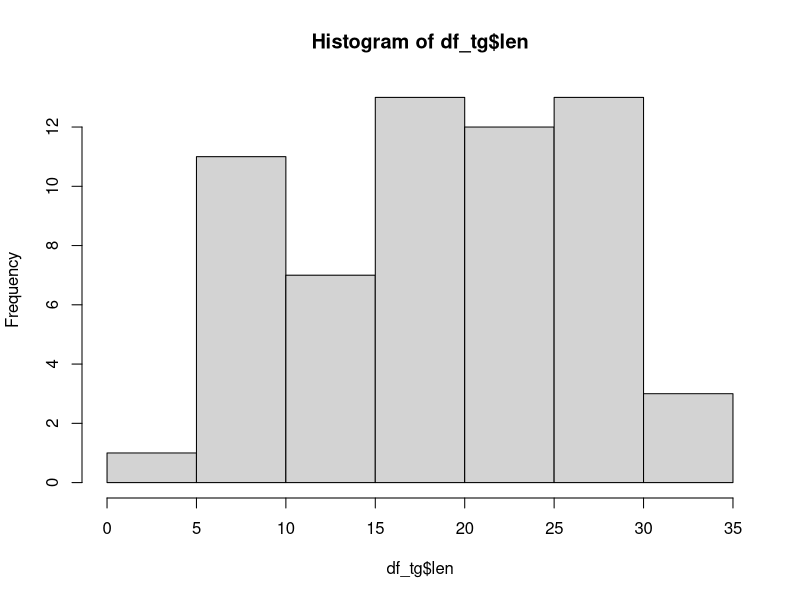
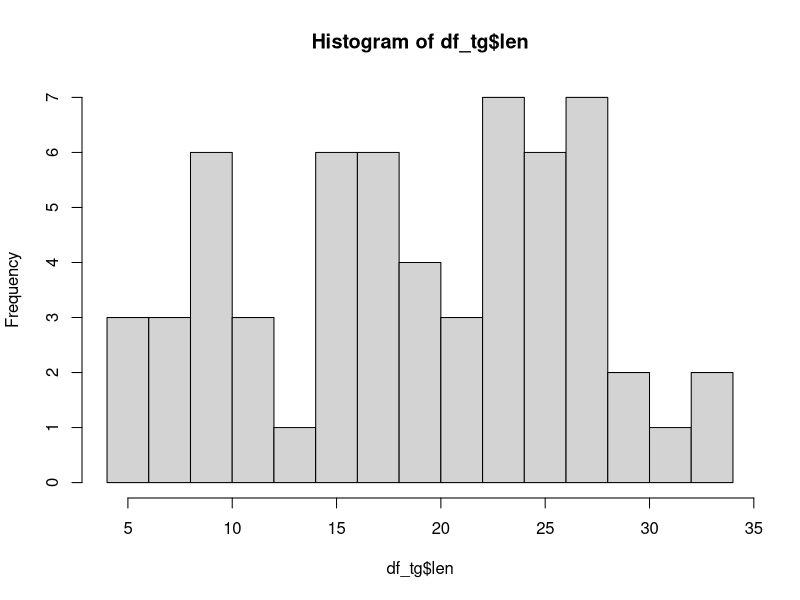
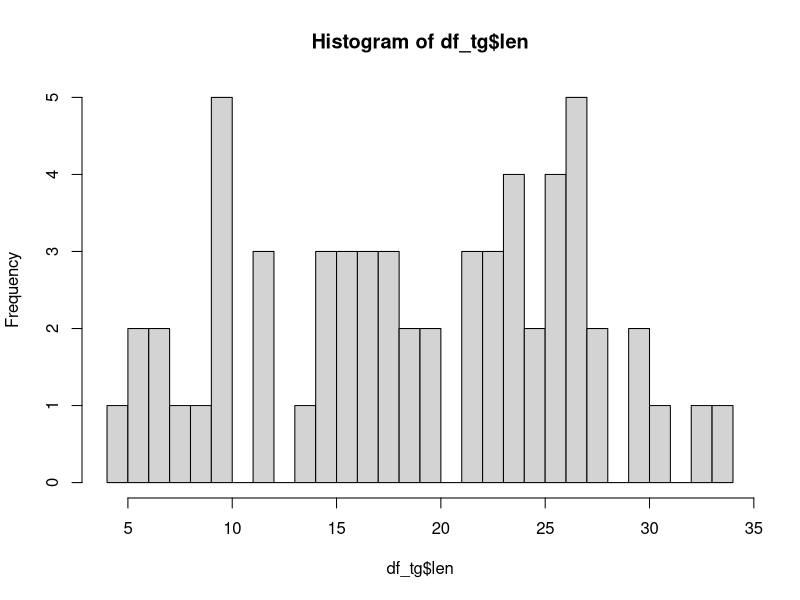
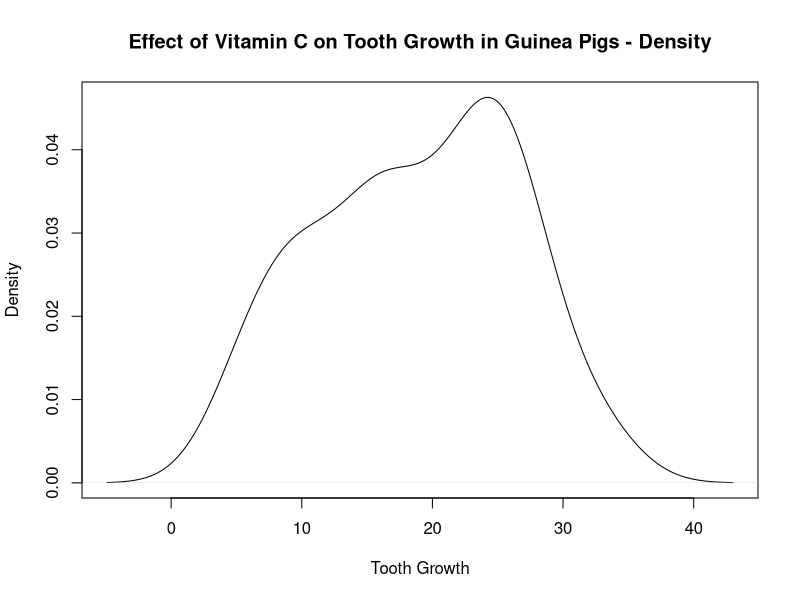
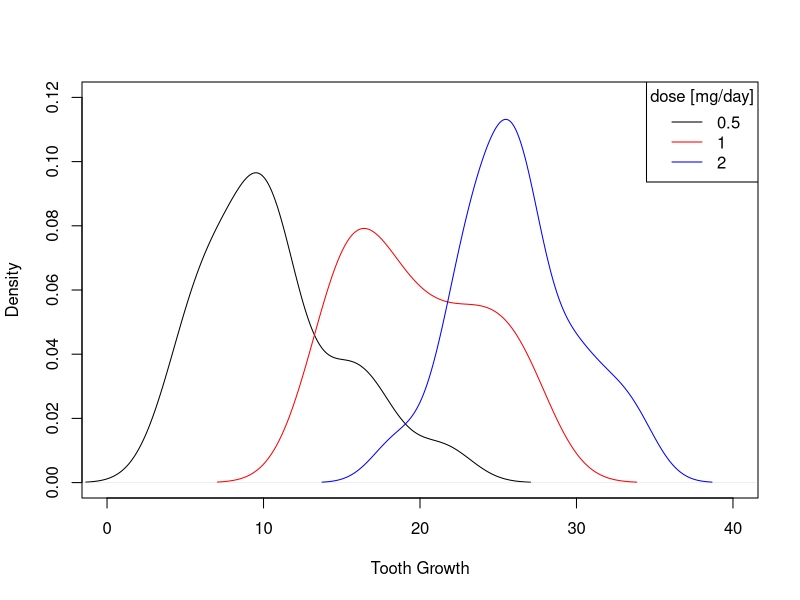
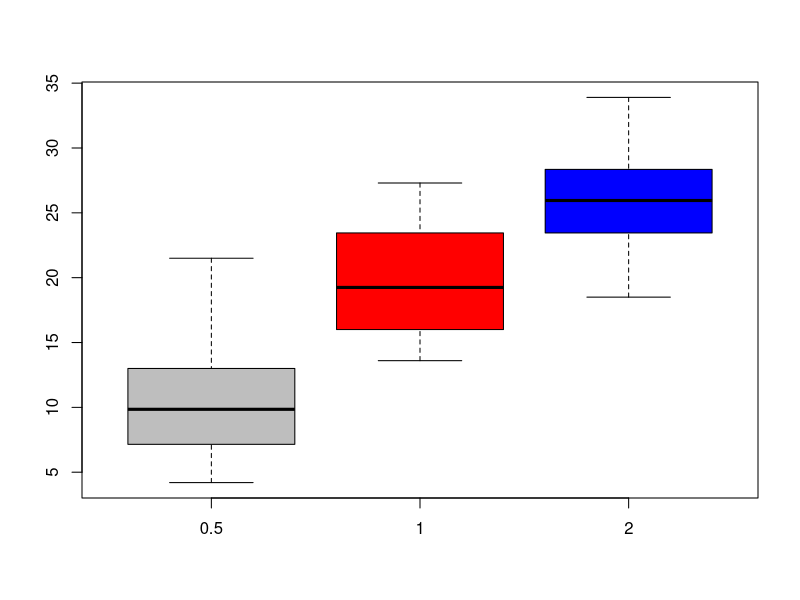
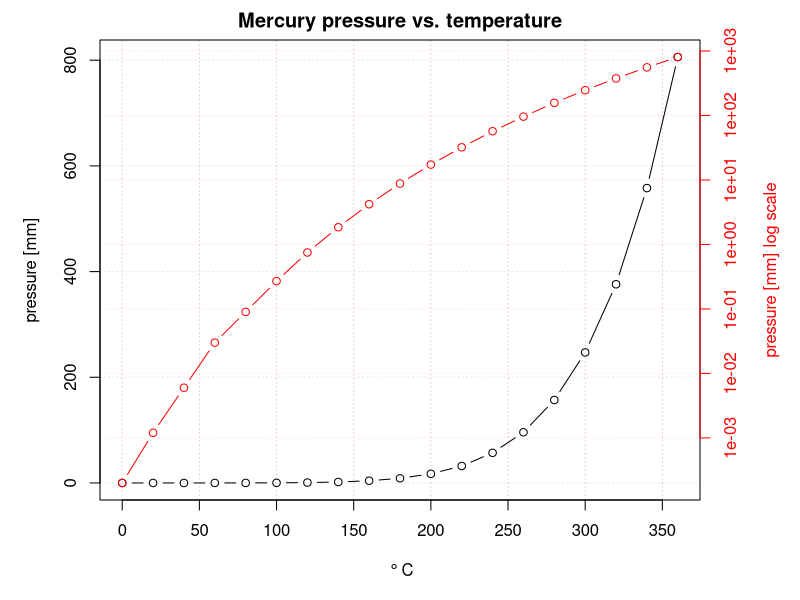

Source code (R) for these figures, in order: (Note: this script raises an error after producing the figures.)
## >> In R-studio, do Edit -> Folding -> Collapse all  (or Alt-O)
## works because four or more #### at and of comment headers 

#### Script for R user meeting, June 14th, 2017 ####
## "Basic data exploration, a graph with two y-axes, loops and functions"
## 
## Luc Steinbuch, Wageningen UR

## For this script I borrowed from:
## R Cookbook, Paul Teetor
## browseURL("http://shop.oreilly.com/product/9780596809164.do")
## and
## Foundations and Applications of Statistics, Randall Pruim
## browseURL("http://www.ams.org/publications/authors/books/postpub/amstext-13")
## and many other sources

#### Load a build-in dataset with continous data ####

data(ToothGrowth)
?ToothGrowth

## Note: If you want to know more about build-in datasets: "data()"

## By the way: to import data from simple text files, 
## see https://www.r-bloggers.com/importing-data-to-r/
## Note that there are also packages to load for example spatial
## data, or data directly from databases, from excel etc etc.

## Personal preference: I often indicate what type 
## of variable I am dealing with
df_tg <- ToothGrowth
## df: dataframe; tg: toothgrowth

## remove obsolete variable
remove(ToothGrowth)

#### Summary, explore object  ####

class(df_tg) 
head(df_tg)
View(df_tg)
summary(df_tg)
nrow(df_tg)  # number of rows, often: number of observations


#### Subsetting a dataframe ####
## Means: selecting a part of..
## select column "len" (length) from dataframe
df_tg$len
## or equivently
df_tg[,1]  # "all rows, first column" 

## Select one element of a column 
df_tg$len[3]

## or equivently
df_tg[3, 1]  # "third row, first column"
df_tg[3, "len"]

## select a range
df_tg[5:15, 1] 

## note the vector generated by 
5:15

## select everything _except_ a range
df_tg[-(6:60), 1] 

## Often done: use a boolean vector (TRUE/FALSE variables)

vb_dose_is_05 <- df_tg$dose==0.5
## vb_: vector of booleans 

vb_dose_is_05

df_tg[vb_dose_is_05, ] #  select all rows with dose = 0.5, all columns

remove(vb_dose_is_05)
#### Explore data with an histogram ####
hist(df_tg$len)
## the bin width influences the appearance
hist(df_tg$len, breaks=20)
hist(df_tg$len, breaks=30)

## personally, I prefere the smoothened version
plot(
  x    = density(df_tg$len),
  main = "Effect of Vitamin C on Tooth Growth in Guinea Pigs - Density",
  xlab = "Tooth Growth"
)

## Note: the build-in function "density" retuns a "density" object;
## the "plot" function knows how to deal with such an object
class(density(df_tg$len))
density(df_tg$len)

## Note also:
## My personal preference is to write commands and function 
## arguments over several lines for clarity, rather than 
## everything in one line


## A bit more complicated: let's, for comparison, 
## plot the densities for the different doses
## separatly


## remember how to subset the "len" column
df_tg[df_tg$dose==0.5, "len"]


## first, plot density of "len" for one dose
plot(
  x    = density( df_tg[df_tg$dose==0.5, "len"] ),
  xlim = c(0,40), # now I have to set the axis manually
  ylim = c(0,0.12),  
  main = "",
  xlab = "Tooth Growth"
)

## then, plot the "len" for other dose, in another color 
## than the default black

lines(
  x   = density( df_tg[df_tg$dose==1, "len"] ),
  col = "red"
)

lines(
  x   = density( df_tg[df_tg$dose==2, "len"] ),
  col = "blue"
)

## always nice to add a legend :-)
legend(
  x      = "topright",
  legend = c(0.5, 1, 2),
  col    = c("black", "red", "blue"),
  lty    = "solid", # line type
  title  = "dose [mg/day]"
)



#### Boxplot ####
boxplot(
  df_tg[df_tg$dose==0.5, "len"],
  df_tg[df_tg$dose==1, "len"],
  df_tg[df_tg$dose==2, "len"],
  col   = c("grey", "red", "blue"),
  names = c(0.5, 1, 2)
)

remove(df_tg) # to keep a clean workspace
#### Bit more advanced: plot with two y-axis ####
## also: log scale in plot; grid lines; 
## complicated characters in plot text; 
## transparant colors

## load new dataset
?pressure
data(pressure)
df_pressure <- pressure; remove(pressure)
head(df_pressure)

par(mar = c(5,5,2,5))
## because the righ y-axis needs extra space, 
## we have to increase the standard right plot margin
## order: bottom, left, top, right

plot(
      x    = df_pressure$temperature,
      y    = df_pressure$pressure,
      type = "b", # plot type: line and dots combined     
      main = "Mercury pressure vs. temperature",
      xlab = expression(~degree~C),
      ylab = "pressure [mm]"
)

## Note "expression", this is a way to get non-latin symbols
## into your plot. See for example 
## http://statisticsr.blogspot.nl/2008/01/special-symbols-on-r-plot.html

grid( col = rgb(0,0,0, alpha=0.1 ) )
## In this case, I define the color black (red, green and blue
## all 0) with a high transparacy ('alpha channel')

par(new=T)
## Allow the nex plot to be plotted over the current plot
## with new settings

plot(
      x = df_pressure$temperature,
      y = df_pressure$pressure,
      type = "b",
      col  = "red",
      axes = FALSE, 
      # because we will add the right y-axis manually
      xlab = "",
      ylab = "",
      log  = "y" # plot y logaritmically
)

axis(side = 4, 
     col  = 'red',
     col.axis = "red"
     )

mtext(text = 'pressure [mm] log scale',
      side = 4, 
      line = 3, 
      col  = "red"
      )

grid( col = rgb(1,0,0, alpha=0.1) )



remove(df_pressure)
#### Loops and vectorized functions ####

## I borrowed from 
## https://www.datacamp.com/community/tutorials/tutorial-on-loops-in-r

## Let's start easy
vn_iteration_number <- seq(from=1, to=31, by=3)
## vn_: vector of numbers 

vn_iteration_number

for(n_iteration in vn_iteration_number) 
{
  n_squared <- n_iteration^2
  cat("\n", n_iteration, " ", n_squared)
}

## "cat" is a sophisticed version of "print"
## the string "\n" means: new line


## adding the results of a loop to a vector

vn_squared <- vector(mode="numeric", length=0)
## first you have to define a empty

for(n_iteration in vn_iteration_number) 
{
  n_squared <- n_iteration^2
  cat("\n", n_iteration, " ", n_squared)
  ## cat is a sophisticed version of "print"
  ## the string \n means: new line
  vn_squared <- c(vn_squared, n_squared)
}

print(vn_squared)

#other way to do the same

vn_squared <- vn_iteration_number^2

vn_squared <- sapply( X   = vn_iteration_number, 
                      FUN = function(x) {x^2}
                     )
              
## In R, the 'apply' family of functions is an extremely 
## powerfull tool. See for example
## https://nsaunders.wordpress.com/2010/08/20/a-brief-introduction-to-apply-in-r/
remove(vn_squared,vn_iteration_number, n_squared, n_iteration)

## An example on demand: get the nummbers out of a 
## description textstring

## First, create a empty dataframe

df_farms <- as.data.frame(
    matrix(NA, ncol=3, nrow=16)
  )

## Assign column names
names(df_farms) <- c("farm_name", "farm_type", "farm_type_descr" )

## Fill the first column with strings
df_farms$farm_name <- c("1a", "1b", "1c", "1d", 
                        "2a", "2b", "2c", "2d",
                        "3a", "3b", "3c", "3d",
                        "4a", "4b", "4c", "4d")

df_farms

## for test: i=1

for(i in 1:16)
{
    ## To see what's going on
  cat("\n i:",i, " farm name: ", df_farms$farm_name[i])
  
  df_farms$farm_type[i] <-
    as.numeric(
        gsub("[^0-9]", "", df_farms$farm_name[i]) 
          )
  
}

## "gsub" is a find-and-replace function that uses 
## a 'regular expression': see
## https://en.wikipedia.org/wiki/Regular_expression
## In this case, it replaces everything that is not
## a number with a string of zero length
##
## Because the result of "gsub" is still a text string,
## it has to be converted to a number by "as.numeric"

df_farms


## Another way of doing the same:
## Let's write a function!

return_num <- function(x)
{
    n_farm_type  <-
        as.numeric(
            gsub("[^0-9]", "", x) 
              )

    return(n_farm_type)
}

## This self-written function with name 
## "return_num" takes an argument, 'x'
## and returs the result, 'n_farm_type'

## Test
return_num(x = "Co45v78fe5fe")

## Does this function also accepts vectors?
return_num(x = df_farms$farm_name)

## So, another way for above loop is
df_farms$farm_type <- return_num(df_farms$farm_name)

## Also possible
df_farms$farm_type <- sapply(X   = df_farms$farm_name, 
                             FUN = return_num
                    )


## if-then control structure: 
## let's write another function
## to do:  if this, than that..

return_descr <- function(x)
{
    if(x == 1)
      str_descr <- "Farm type one"
    else if(x == 2)
      str_descr <- "Farm type two"
    else if(x == 3)
      str_descr <- "Farm type three"
    else if(x == 4)
      str_descr <- "Farm type four"
    else 
      str_descr <- "Undefined"
    
  return(str_descr)
}

## test
return_descr(0)
return_descr(3)

## Does it work with a vector as argument?
return_descr(df_farms$farm_type)
##Does not work; this function cannot handle vector inputs

## Solution 1: a "for" loop

for(i in 1:16)
{
  cat("\n i:",i, " farm type (num): ", df_farms$farm_type[i])
  df_farms$farm_type_descr[i] <- return_descr(df_farms$farm_type[i]) 
}

df_farms

## Solution 2: with "sapply"

df_farms$farm_type_descr <- sapply(X = df_farms$farm_type, 
                              FUN = return_descr
                            )

## Solution 3: use vector-enabled "ifelse" instead of "if" and "else"

df_farms$farm_type_descr <- 
    ifelse(test = df_farms$farm_type==1,
           yes  = "Farm type one",
           no   = "")

df_farms    

df_farms$farm_type_descr <- 
    ifelse(test = df_farms$farm_type==2,
           yes  = "Farm type two",
           no   = df_farms$farm_type_descr
           )

df_farms    

## etc etc.

remove(df_farms, i, return_descr, return_num)

#### Histogram for discrete data ####

## Again another dataset
?discoveries
data(discoveries)

class(discoveries)
## ts: timeseries object
## we make it a vector of numbers
vn_discoveries <- as.vector(discoveries)
vn_discoveries
remove(discoveries)
summary(vn_discoveries)

table(vn_discoveries)

hist(vn_discoveries)  
## Not wthat we want

plot(
  x    = table(vn_discoveries),
  type = "h", # horizontal bar
  xlab = "number of discoveries",
  ylab = "number of years"
)









